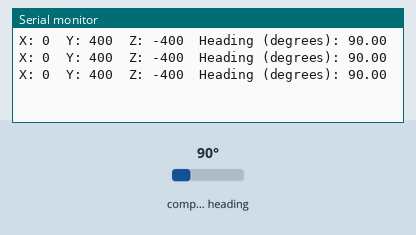
Simulated run of this sketch. Board: Arduino Uno, built with avr-gcc and run on an emulated ATmega328P. On the bench: the last lines printed to the serial monitor. Wiring (inferred from the names in the program): HMC5883L compass at I2C address 0x1E. The inputs (shaded band) are chosen by the test bench; at power-on: compass heading 90°.

Above: at 1.3 s.
1.4 s: compass heading set to 7°
At 1.9 s:
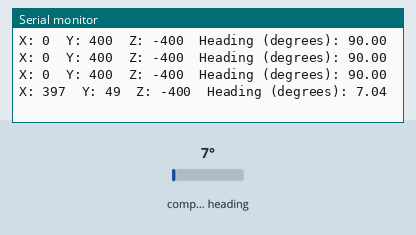
2.9 s: compass heading set to 180°
At 3.3 s:
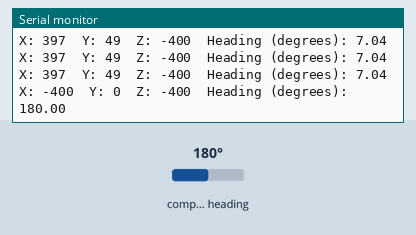
Timing chart, 0 to 5.9 s (numbered marks = the images above; inputs shaded):
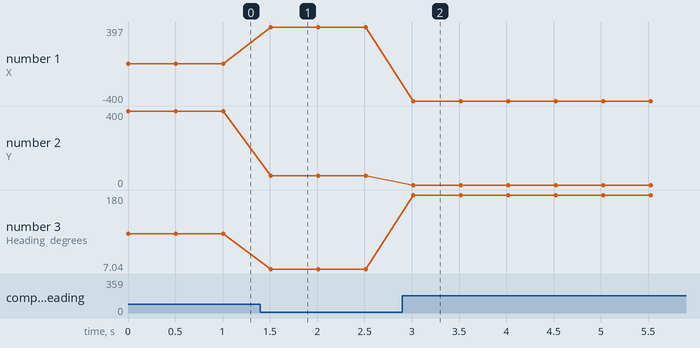

The sketch:

MENG489_DigitalCompass_Test.ino
```cpp
#include <Wire.h> //I2C Arduino Library

#define addr 0x1E //I2C Address for The HMC5883

void setup(){

  Serial.begin(9600);
  Wire.begin();


  Wire.beginTransmission(addr); //start talking
  Wire.write(0x02); // Set the Register
  Wire.write(0x00); // Tell the HMC5883 to Continuously Measure
  Wire.endTransmission();
}


void loop(){

  int x,y,z; //triple axis data

  //Tell the HMC what regist to begin writing data into
  Wire.beginTransmission(addr);
  Wire.write(0x03); //start with register 3.
  Wire.endTransmission();


 //Read the data.. 2 bytes for each axis.. 6 total bytes
  Wire.requestFrom(addr, 6);
  if(6<=Wire.available()){
    x = Wire.read()<<8; //MSB  x for reference on bitshift see: https://www.arduino.cc/en/Reference/Bitshift
    x |= Wire.read(); //LSB  x for reference on bitwise OR see: https://www.arduino.cc/en/Reference/BitwiseAnd
    z = Wire.read()<<8; //MSB  z
    z |= Wire.read(); //LSB z
    y = Wire.read()<<8; //MSB y
    y |= Wire.read(); //LSB y
  }


  // Show Values
  Serial.print("X: "); Serial.print(x); Serial.print("  ");
  Serial.print("Y: "); Serial.print(y); Serial.print("  ");
  Serial.print("Z: "); Serial.print(z); Serial.print("  ");

  float heading = atan2(y,x);
  if(heading<0)
  heading += 2*M_PI;
  float headingDegrees = heading * 180/M_PI;
  Serial.print("Heading (degrees): "); Serial.println(headingDegrees);


  delay(500);
}
```

Measured:
- after the input at 1.4 s, the serial monitor: prints a new line after 0.11 s (image 1)
- after the input at 2.9 s, the serial monitor: prints a new line after 0.11 s (image 2)
- plotted number 1: 0 → 397 after the input at 1.4 s
- plotted number 2: 400 → 49 after the input at 1.4 s
- plotted number 3: 90 → 7.04 after the input at 1.4 s, 7.04 → 180 after the input at 2.9 s
